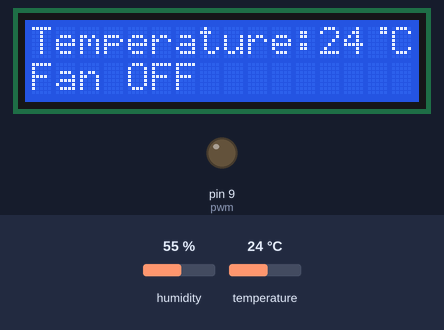
Bench run of a sketch on a simulated Arduino Uno, built with avr-gcc and run on an emulated ATmega328P. On the bench: 16×2 character LCD, output pins drawn as LEDs (lit = HIGH). Wiring (inferred from the names in the program): DHT11 sensor: data pin 12. Inputs (shaded band) come from the test bench; at power-on: temperature 24 °C, humidity 55 %. Pins used as bus, display or sensor lines are not drawn.

Above: at 5.2 s.
5.3 s: temperature set to 28 °C
At 8.1 s:
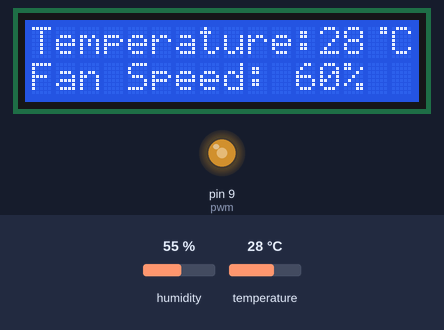
9.2 s: temperature set to 12 °C
At 11.4 s:
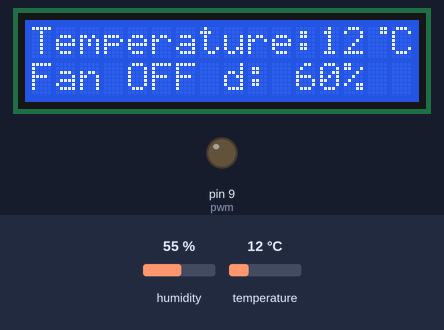
13.1 s: temperature set to 0 °C
At 14.7 s:
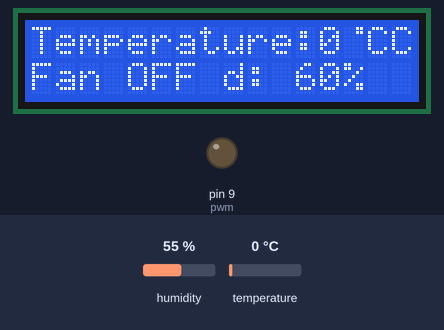
17.0 s: temperature set to 33 °C
At 20.1 s:
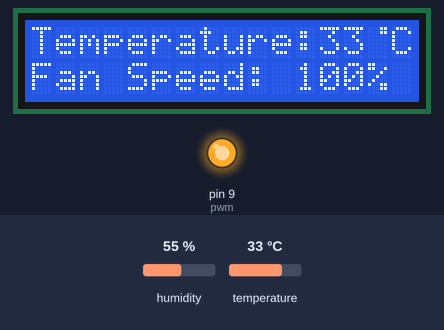
21.2 s: temperature set to 28 °C
At 23.4 s:
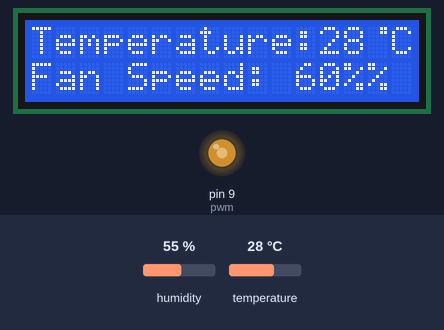
25.1 s: temperature set to 19 °C
At 26.7 s:
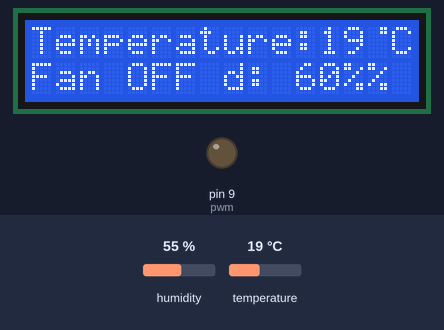
Timing chart, 0 to 28.2 s (numbered marks = the images above; inputs shaded):
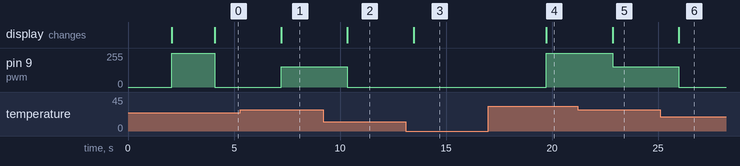

The sketch:

original.ino
```cpp
#include<dht.h>      // Including library for dht
#include<LiquidCrystal.h>
LiquidCrystal lcd(7, 6, 5, 4, 3, 2);
#define dht_dpin 12
dht DHT;
#define pwm 9
byte degree[8] =
              {
                0b00011,
                0b00011,
                0b00000,
                0b00000,
                0b00000,
                0b00000,
                0b00000,
                0b00000
              };
void setup()
{
 lcd.begin(16, 2);
 lcd.createChar(1, degree);
 lcd.clear();
 lcd.print("Fan Speed");
 lcd.setCursor(0,1);
 lcd.print("Controlling ");
 delay(2000);
 analogWrite(pwm, 255);
 lcd.clear();
 lcd.print("Circuit Digest");
 delay(2000);
}
void loop()
{
  DHT.read11(dht_dpin);
  int temp=DHT.temperature;
  lcd.setCursor(0,0);
  lcd.print("Temperature:");
  lcd.print(temp);   // Printing temperature on LCD
  lcd.write(1);
  lcd.print("C");
  lcd.setCursor(0,1);
  if(temp <26 )
    {
      analogWrite(pwm,0);
      lcd.print("Fan OFF ");
      delay(100);
    }

    else if(temp==26)
    {
      analogWrite(pwm,51);
      lcd.print("Fan Speed:20%");
      delay(100);
    }

     else if(temp==27)
    {
      analogWrite(pwm, 102);
      lcd.print("Fan Speed: 40%");
      delay(100);
    }

     else if(temp==28)
    {
      analogWrite(pwm,153);
      lcd.print("Fan Speed: 60%");
      delay(100);
    }

    else if(temp==29)
    {
      analogWrite(pwm,204);
      lcd.print("Fan Speed: 80%");
      delay(100);
    }
     else if(temp>29)
    {
      analogWrite(pwm,255);
      lcd.print("Fan Speed: 100%");
      delay(100);
    }
  delay(3000);
}
```

dht.cpp
```cpp
//
//    FILE: dht.cpp
//  AUTHOR: Rob Tillaart
// VERSION: 0.1.14
// PURPOSE: DHT Temperature & Humidity Sensor library for Arduino
//     URL: http://arduino.cc/playground/Main/DHTLib
//
// HISTORY:
// 0.1.14 replace digital read with faster (~3x) code => more robust low MHz machines.
// 0.1.13 fix negative temperature
// 0.1.12 support DHT33 and DHT44 initial version
// 0.1.11 renamed DHTLIB_TIMEOUT
// 0.1.10 optimized faster WAKEUP + TIMEOUT
// 0.1.09 optimize size: timeout check + use of mask
// 0.1.08 added formula for timeout based upon clockspeed
// 0.1.07 added support for DHT21
// 0.1.06 minimize footprint (2012-12-27)
// 0.1.05 fixed negative temperature bug (thanks to Roseman)
// 0.1.04 improved readability of code using DHTLIB_OK in code
// 0.1.03 added error values for temp and humidity when read failed
// 0.1.02 added error codes
// 0.1.01 added support for Arduino 1.0, fixed typos (31/12/2011)
// 0.1.00 by Rob Tillaart (01/04/2011)
//
// inspired by DHT11 library
//
// Released to the public domain
//

#include "dht.h"

/////////////////////////////////////////////////////
//
// PUBLIC
//

// return values:
// DHTLIB_OK
// DHTLIB_ERROR_CHECKSUM
// DHTLIB_ERROR_TIMEOUT
int dht::read11(uint8_t pin)
{
    // READ VALUES
    int rv = _readSensor(pin, DHTLIB_DHT11_WAKEUP);
    if (rv != DHTLIB_OK)
    {
        humidity    = DHTLIB_INVALID_VALUE; // invalid value, or is NaN prefered?
        temperature = DHTLIB_INVALID_VALUE; // invalid value
        return rv;
    }

    // CONVERT AND STORE
    humidity    = bits[0];  // bits[1] == 0;
    temperature = bits[2];  // bits[3] == 0;

    // TEST CHECKSUM
    // bits[1] && bits[3] both 0
    uint8_t sum = bits[0] + bits[2];
    if (bits[4] != sum) return DHTLIB_ERROR_CHECKSUM;

    return DHTLIB_OK;
}


// return values:
// DHTLIB_OK
// DHTLIB_ERROR_CHECKSUM
// DHTLIB_ERROR_TIMEOUT
int dht::read(uint8_t pin)
{
    // READ VALUES
    int rv = _readSensor(pin, DHTLIB_DHT_WAKEUP);
    if (rv != DHTLIB_OK)
    {
        humidity    = DHTLIB_INVALID_VALUE;  // invalid value, or is NaN prefered?
        temperature = DHTLIB_INVALID_VALUE;  // invalid value
        return rv; // propagate error value
    }

    // CONVERT AND STORE
    humidity = word(bits[0], bits[1]) * 0.1;
    temperature = word(bits[2] & 0x7F, bits[3]) * 0.1;
    if (bits[2] & 0x80)  // negative temperature
    {
        temperature = -temperature;
    }

    // TEST CHECKSUM
    uint8_t sum = bits[0] + bits[1] + bits[2] + bits[3];
    if (bits[4] != sum)
    {
        return DHTLIB_ERROR_CHECKSUM;
    }
    return DHTLIB_OK;
}

/////////////////////////////////////////////////////
//
// PRIVATE
//

// return values:
// DHTLIB_OK
// DHTLIB_ERROR_TIMEOUT
int dht::_readSensor(uint8_t pin, uint8_t wakeupDelay)
{
    // INIT BUFFERVAR TO RECEIVE DATA
    uint8_t mask = 128;
    uint8_t idx = 0;

    // replace digitalRead() with Direct Port Reads.
    // reduces footprint ~100 bytes => portability issue?
    // direct port read is about 3x faster
	uint8_t bit = digitalPinToBitMask(pin);
	uint8_t port = digitalPinToPort(pin);
    volatile uint8_t *PIR = portInputRegister(port);

    // EMPTY BUFFER
    for (uint8_t i = 0; i < 5; i++) bits[i] = 0;

    // REQUEST SAMPLE
    pinMode(pin, OUTPUT);
    digitalWrite(pin, LOW); // T-be
    delay(wakeupDelay);
    digitalWrite(pin, HIGH);   // T-go
    delayMicroseconds(40);
    pinMode(pin, INPUT);

    // GET ACKNOWLEDGE or TIMEOUT
    uint16_t loopCntLOW = DHTLIB_TIMEOUT;
    while ((*PIR & bit) == LOW )  // T-rel
    {
        if (--loopCntLOW == 0) return DHTLIB_ERROR_TIMEOUT;
    }

    uint16_t loopCntHIGH = DHTLIB_TIMEOUT;
    while ((*PIR & bit) != LOW )  // T-reh
    {
        if (--loopCntHIGH == 0) return DHTLIB_ERROR_TIMEOUT;
    }

    // READ THE OUTPUT - 40 BITS => 5 BYTES
    for (uint8_t i = 40; i != 0; i--)
    {
        loopCntLOW = DHTLIB_TIMEOUT;
        while ((*PIR & bit) == LOW )
        {
            if (--loopCntLOW == 0) return DHTLIB_ERROR_TIMEOUT;
        }

        uint32_t t = micros();

        loopCntHIGH = DHTLIB_TIMEOUT;
        while ((*PIR & bit) != LOW )
        {
            if (--loopCntHIGH == 0) return DHTLIB_ERROR_TIMEOUT;
        }

        if ((micros() - t) > 40)
        {
            bits[idx] |= mask;
        }
        mask >>= 1;
        if (mask == 0)   // next byte?
        {
            mask = 128;
            idx++;
        }
    }
    pinMode(pin, OUTPUT);
    digitalWrite(pin, HIGH);

    return DHTLIB_OK;
}
//
// END OF FILE
//
```

dht.h
```cpp
//
//    FILE: dht.h
//  AUTHOR: Rob Tillaart
// VERSION: 0.1.14
// PURPOSE: DHT Temperature & Humidity Sensor library for Arduino
//     URL: http://arduino.cc/playground/Main/DHTLib
//
// HISTORY:
// see dht.cpp file
//

#ifndef dht_h
#define dht_h

#if ARDUINO < 100
#include <WProgram.h>
#else
#include <Arduino.h>
#endif

#define DHT_LIB_VERSION "0.1.14"

#define DHTLIB_OK                0
#define DHTLIB_ERROR_CHECKSUM   -1
#define DHTLIB_ERROR_TIMEOUT    -2
#define DHTLIB_INVALID_VALUE    -999

#define DHTLIB_DHT11_WAKEUP     18
#define DHTLIB_DHT_WAKEUP       1

// max timeout is 100 usec.
// For a 16 Mhz proc 100 usec is 1600 clock cycles
// loops using DHTLIB_TIMEOUT use at least 4 clock cycli
// so 100 us takes max 400 loops
// so by dividing F_CPU by 40000 we "fail" as fast as possible
#define DHTLIB_TIMEOUT (F_CPU/40000)

class dht
{
public:
    // return values:
    // DHTLIB_OK
    // DHTLIB_ERROR_CHECKSUM
    // DHTLIB_ERROR_TIMEOUT
    int read11(uint8_t pin);
    int read(uint8_t pin);

    inline int read21(uint8_t pin) { return read(pin); };
    inline int read22(uint8_t pin) { return read(pin); };
    inline int read33(uint8_t pin) { return read(pin); };
    inline int read44(uint8_t pin) { return read(pin); };

    double humidity;
    double temperature;

private:
    uint8_t bits[5];  // buffer to receive data
    int _readSensor(uint8_t pin, uint8_t wakeupDelay);
};
#endif
//
// END OF FILE
//
```

Measured:
- after the input at 5.3 s, pin 9 (pwm): 0/255 → 153/255 after 1.9 s; the display: changes after 1.9 s (image 1)
- after the input at 9.2 s, pin 9 (pwm): 153/255 → 0/255 after 1.1 s; the display: changes after 1.1 s (image 2)
- after the input at 13.1 s, the display: changes after 0.37 s (image 3)
- after the input at 17.0 s, pin 9 (pwm): 0/255 → 255/255 after 2.7 s; the display: changes after 2.7 s (image 4)
- after the input at 21.2 s, pin 9 (pwm): 255/255 → 153/255 after 1.6 s; the display: changes after 1.7 s (image 5)
- after the input at 25.1 s, pin 9 (pwm): 153/255 → 0/255 after 0.88 s; the display: changes after 0.88 s (image 6)
